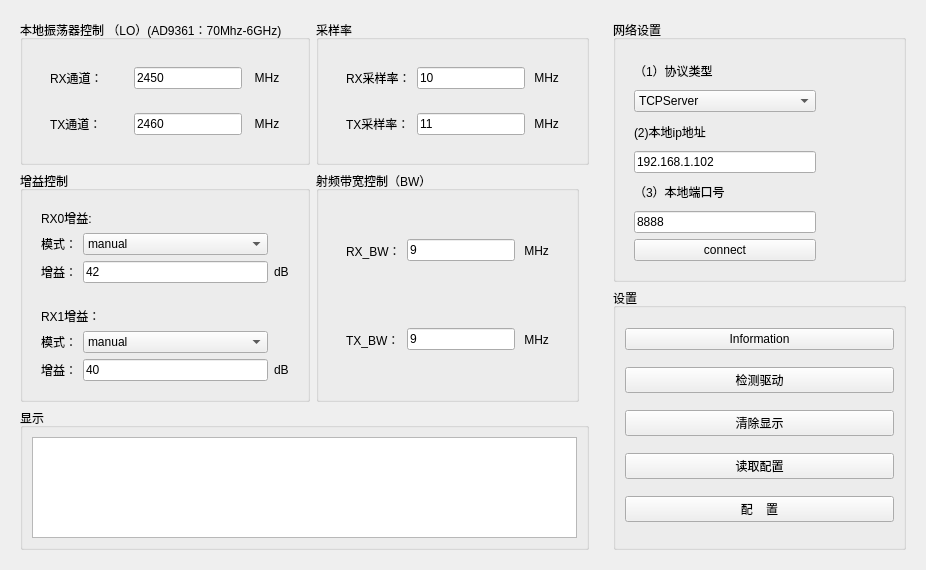
<?xml version="1.0" encoding="UTF-8"?>
<ui version="4.0">
 <class>AD9361Widget</class>
 <widget class="QWidget" name="AD9361Widget">
  <property name="geometry">
   <rect>
    <x>0</x>
    <y>0</y>
    <width>926</width>
    <height>570</height>
   </rect>
  </property>
  <property name="windowTitle">
   <string>Form</string>
  </property>
  <layout class="QGridLayout" name="gridLayout_4">
   <item row="0" column="0">
    <widget class="QWidget" name="widget_10" native="true">
     <layout class="QGridLayout" name="gridLayout_3">
      <item row="0" column="0">
       <widget class="QGroupBox" name="groupBox">
        <property name="title">
         <string>本地振荡器控制 （LO）(AD9361：70Mhz-6GHz)</string>
        </property>
        <layout class="QVBoxLayout" name="verticalLayout_7">
         <item>
          <widget class="QWidget" name="widget" native="true">
           <layout class="QVBoxLayout" name="verticalLayout">
            <item>
             <widget class="QWidget" name="widget_2" native="true">
              <layout class="QHBoxLayout" name="horizontalLayout">
               <item>
                <widget class="QLabel" name="label_LORX">
                 <property name="text">
                  <string>RX通道：</string>
                 </property>
                </widget>
               </item>
               <item>
                <widget class="QLineEdit" name="lineEdit_LORX">
                 <property name="sizePolicy">
                  <sizepolicy hsizetype="Fixed" vsizetype="Fixed">
                   <horstretch>0</horstretch>
                   <verstretch>0</verstretch>
                  </sizepolicy>
                 </property>
                 <property name="text">
                  <string>2450</string>
                 </property>
                </widget>
               </item>
               <item>
                <widget class="QLabel" name="label_2">
                 <property name="sizePolicy">
                  <sizepolicy hsizetype="Fixed" vsizetype="Preferred">
                   <horstretch>0</horstretch>
                   <verstretch>0</verstretch>
                  </sizepolicy>
                 </property>
                 <property name="text">
                  <string>  MHz</string>
                 </property>
                </widget>
               </item>
              </layout>
             </widget>
            </item>
            <item>
             <widget class="QWidget" name="widget_3" native="true">
              <layout class="QHBoxLayout" name="horizontalLayout_2">
               <item>
                <widget class="QLabel" name="label_LOTX">
                 <property name="text">
                  <string>TX通道：</string>
                 </property>
                </widget>
               </item>
               <item>
                <widget class="QLineEdit" name="lineEdit_LOTX">
                 <property name="sizePolicy">
                  <sizepolicy hsizetype="Fixed" vsizetype="Fixed">
                   <horstretch>0</horstretch>
                   <verstretch>0</verstretch>
                  </sizepolicy>
                 </property>
                 <property name="text">
                  <string>2460</string>
                 </property>
                </widget>
               </item>
               <item>
                <widget class="QLabel" name="label_3">
                 <property name="sizePolicy">
                  <sizepolicy hsizetype="Fixed" vsizetype="Preferred">
                   <horstretch>0</horstretch>
                   <verstretch>0</verstretch>
                  </sizepolicy>
                 </property>
                 <property name="text">
                  <string>  MHz</string>
                 </property>
                </widget>
               </item>
              </layout>
             </widget>
            </item>
           </layout>
          </widget>
         </item>
        </layout>
       </widget>
      </item>
      <item row="3" column="0" colspan="3">
       <widget class="QGroupBox" name="groupBox_4">
        <property name="title">
         <string>显示</string>
        </property>
        <layout class="QHBoxLayout" name="horizontalLayout_8">
         <item>
          <widget class="QTextEdit" name="textEdit_display"/>
         </item>
        </layout>
       </widget>
      </item>
      <item row="1" column="0">
       <widget class="QGroupBox" name="groupBox_3">
        <property name="title">
         <string>增益控制</string>
        </property>
        <layout class="QVBoxLayout" name="verticalLayout_9">
         <item>
          <widget class="QWidget" name="widget_11" native="true">
           <layout class="QGridLayout" name="gridLayout">
            <item row="1" column="0">
             <widget class="QLabel" name="label_RX0_mode">
              <property name="sizePolicy">
               <sizepolicy hsizetype="Preferred" vsizetype="Preferred">
                <horstretch>0</horstretch>
                <verstretch>0</verstretch>
               </sizepolicy>
              </property>
              <property name="text">
               <string>模式：</string>
              </property>
             </widget>
            </item>
            <item row="2" column="1">
             <widget class="QLineEdit" name="lineEdit_RX0_Gain">
              <property name="sizePolicy">
               <sizepolicy hsizetype="Expanding" vsizetype="Fixed">
                <horstretch>0</horstretch>
                <verstretch>0</verstretch>
               </sizepolicy>
              </property>
              <property name="text">
               <string>42</string>
              </property>
             </widget>
            </item>
            <item row="2" column="0">
             <widget class="QLabel" name="label_RX0_Gain_valid">
              <property name="sizePolicy">
               <sizepolicy hsizetype="Preferred" vsizetype="Preferred">
                <horstretch>0</horstretch>
                <verstretch>0</verstretch>
               </sizepolicy>
              </property>
              <property name="text">
               <string>增益：</string>
              </property>
             </widget>
            </item>
            <item row="2" column="2">
             <widget class="QLabel" name="label_16">
              <property name="text">
               <string>dB</string>
              </property>
             </widget>
            </item>
            <item row="1" column="1">
             <widget class="QComboBox" name="comboBox_RX0_GainMode">
              <property name="sizePolicy">
               <sizepolicy hsizetype="MinimumExpanding" vsizetype="Preferred">
                <horstretch>0</horstretch>
                <verstretch>0</verstretch>
               </sizepolicy>
              </property>
              <item>
               <property name="text">
                <string>manual</string>
               </property>
              </item>
              <item>
               <property name="text">
                <string>slow_attack</string>
               </property>
              </item>
              <item>
               <property name="text">
                <string>hybrid</string>
               </property>
              </item>
              <item>
               <property name="text">
                <string>fast_attack</string>
               </property>
              </item>
             </widget>
            </item>
            <item row="0" column="0" colspan="2">
             <widget class="QLabel" name="label_RX0_Gain">
              <property name="text">
               <string>RX0增益:</string>
              </property>
             </widget>
            </item>
           </layout>
          </widget>
         </item>
         <item>
          <widget class="QWidget" name="widget_12" native="true">
           <property name="sizePolicy">
            <sizepolicy hsizetype="Preferred" vsizetype="Preferred">
             <horstretch>0</horstretch>
             <verstretch>0</verstretch>
            </sizepolicy>
           </property>
           <layout class="QGridLayout" name="gridLayout_2">
            <item row="2" column="1">
             <widget class="QLineEdit" name="lineEdit_RX1_Gain">
              <property name="text">
               <string>40</string>
              </property>
             </widget>
            </item>
            <item row="1" column="1">
             <widget class="QComboBox" name="comboBox_RX1_GainMode">
              <item>
               <property name="text">
                <string>manual</string>
               </property>
              </item>
              <item>
               <property name="text">
                <string>slow_attack</string>
               </property>
              </item>
              <item>
               <property name="text">
                <string>hybrid</string>
               </property>
              </item>
              <item>
               <property name="text">
                <string>fast_attack</string>
               </property>
              </item>
             </widget>
            </item>
            <item row="2" column="0">
             <widget class="QLabel" name="label_RX1_Gain_valid">
              <property name="text">
               <string>增益：</string>
              </property>
             </widget>
            </item>
            <item row="1" column="0">
             <widget class="QLabel" name="label_RX1_mode">
              <property name="text">
               <string>模式：</string>
              </property>
             </widget>
            </item>
            <item row="0" column="0" colspan="2">
             <widget class="QLabel" name="label_RX1_Gain">
              <property name="text">
               <string>RX1增益：</string>
              </property>
             </widget>
            </item>
            <item row="2" column="2">
             <widget class="QLabel" name="label_17">
              <property name="text">
               <string>dB</string>
              </property>
             </widget>
            </item>
           </layout>
          </widget>
         </item>
        </layout>
       </widget>
      </item>
      <item row="0" column="1" colspan="2">
       <widget class="QGroupBox" name="groupBox_6">
        <property name="title">
         <string>采样率</string>
        </property>
        <layout class="QVBoxLayout" name="verticalLayout_11">
         <item>
          <widget class="QWidget" name="widget_4" native="true">
           <layout class="QVBoxLayout" name="verticalLayout_2">
            <item>
             <widget class="QWidget" name="widget_5" native="true">
              <layout class="QHBoxLayout" name="horizontalLayout_3">
               <item>
                <widget class="QLabel" name="label_RX_SampleRate">
                 <property name="text">
                  <string>RX采样率：</string>
                 </property>
                </widget>
               </item>
               <item>
                <widget class="QLineEdit" name="lineEdit_RX_SampleRate">
                 <property name="sizePolicy">
                  <sizepolicy hsizetype="Fixed" vsizetype="Fixed">
                   <horstretch>0</horstretch>
                   <verstretch>0</verstretch>
                  </sizepolicy>
                 </property>
                 <property name="text">
                  <string>10</string>
                 </property>
                </widget>
               </item>
               <item>
                <widget class="QLabel" name="label_5">
                 <property name="sizePolicy">
                  <sizepolicy hsizetype="Fixed" vsizetype="Preferred">
                   <horstretch>0</horstretch>
                   <verstretch>0</verstretch>
                  </sizepolicy>
                 </property>
                 <property name="text">
                  <string> MHz</string>
                 </property>
                </widget>
               </item>
              </layout>
             </widget>
            </item>
            <item>
             <widget class="QWidget" name="widget_6" native="true">
              <layout class="QHBoxLayout" name="horizontalLayout_4">
               <item>
                <widget class="QLabel" name="label_TX_SampleRate">
                 <property name="text">
                  <string>TX采样率：</string>
                 </property>
                </widget>
               </item>
               <item>
                <widget class="QLineEdit" name="lineEdit_TX_SampleRate">
                 <property name="sizePolicy">
                  <sizepolicy hsizetype="Fixed" vsizetype="Fixed">
                   <horstretch>0</horstretch>
                   <verstretch>0</verstretch>
                  </sizepolicy>
                 </property>
                 <property name="text">
                  <string>11</string>
                 </property>
                </widget>
               </item>
               <item>
                <widget class="QLabel" name="label_6">
                 <property name="sizePolicy">
                  <sizepolicy hsizetype="Fixed" vsizetype="Preferred">
                   <horstretch>0</horstretch>
                   <verstretch>0</verstretch>
                  </sizepolicy>
                 </property>
                 <property name="text">
                  <string> MHz</string>
                 </property>
                </widget>
               </item>
              </layout>
             </widget>
            </item>
           </layout>
          </widget>
         </item>
        </layout>
       </widget>
      </item>
      <item row="1" column="1">
       <widget class="QGroupBox" name="groupBox_2">
        <property name="title">
         <string>射频带宽控制（BW）</string>
        </property>
        <layout class="QVBoxLayout" name="verticalLayout_8">
         <item>
          <widget class="QWidget" name="widget_7" native="true">
           <layout class="QVBoxLayout" name="verticalLayout_3">
            <item>
             <widget class="QWidget" name="widget_8" native="true">
              <layout class="QHBoxLayout" name="horizontalLayout_5">
               <item>
                <widget class="QLabel" name="label_RX_BW">
                 <property name="text">
                  <string>RX_BW：</string>
                 </property>
                </widget>
               </item>
               <item>
                <widget class="QLineEdit" name="lineEdit_RX_BW">
                 <property name="sizePolicy">
                  <sizepolicy hsizetype="Fixed" vsizetype="Fixed">
                   <horstretch>0</horstretch>
                   <verstretch>0</verstretch>
                  </sizepolicy>
                 </property>
                 <property name="text">
                  <string>9</string>
                 </property>
                </widget>
               </item>
               <item>
                <widget class="QLabel" name="label_8">
                 <property name="sizePolicy">
                  <sizepolicy hsizetype="Fixed" vsizetype="Preferred">
                   <horstretch>0</horstretch>
                   <verstretch>0</verstretch>
                  </sizepolicy>
                 </property>
                 <property name="text">
                  <string> MHz</string>
                 </property>
                </widget>
               </item>
              </layout>
             </widget>
            </item>
            <item>
             <widget class="QWidget" name="widget_9" native="true">
              <layout class="QHBoxLayout" name="horizontalLayout_6">
               <item>
                <widget class="QLabel" name="label_TX_BW">
                 <property name="text">
                  <string>TX_BW：</string>
                 </property>
                </widget>
               </item>
               <item>
                <widget class="QLineEdit" name="lineEdit_TX_BW">
                 <property name="sizePolicy">
                  <sizepolicy hsizetype="Fixed" vsizetype="Fixed">
                   <horstretch>0</horstretch>
                   <verstretch>0</verstretch>
                  </sizepolicy>
                 </property>
                 <property name="text">
                  <string>9</string>
                 </property>
                </widget>
               </item>
               <item>
                <widget class="QLabel" name="label_9">
                 <property name="sizePolicy">
                  <sizepolicy hsizetype="Fixed" vsizetype="Preferred">
                   <horstretch>0</horstretch>
                   <verstretch>0</verstretch>
                  </sizepolicy>
                 </property>
                 <property name="text">
                  <string> MHz</string>
                 </property>
                </widget>
               </item>
              </layout>
             </widget>
            </item>
           </layout>
          </widget>
         </item>
        </layout>
       </widget>
      </item>
     </layout>
    </widget>
   </item>
   <item row="0" column="1">
    <widget class="QWidget" name="widget_14" native="true">
     <layout class="QVBoxLayout" name="verticalLayout_12">
      <item>
       <widget class="QGroupBox" name="groupBox_5">
        <property name="title">
         <string>网络设置</string>
        </property>
        <layout class="QVBoxLayout" name="verticalLayout_6">
         <item>
          <widget class="QWidget" name="widgetNetSet" native="true">
           <property name="maximumSize">
            <size>
             <width>200</width>
             <height>300</height>
            </size>
           </property>
           <layout class="QVBoxLayout" name="verticalLayout_5">
            <item>
             <widget class="QLabel" name="label_18">
              <property name="text">
               <string>（1）协议类型</string>
              </property>
             </widget>
            </item>
            <item>
             <widget class="QComboBox" name="comboBoxNet">
              <item>
               <property name="text">
                <string>TCPServer</string>
               </property>
              </item>
              <item>
               <property name="text">
                <string>TCPClinet</string>
               </property>
              </item>
              <item>
               <property name="text">
                <string>UDP</string>
               </property>
              </item>
             </widget>
            </item>
            <item>
             <widget class="QLabel" name="label_addr">
              <property name="text">
               <string>(2)本地ip地址</string>
              </property>
             </widget>
            </item>
            <item>
             <widget class="QLineEdit" name="lineEditIp">
              <property name="text">
               <string>192.168.1.102</string>
              </property>
             </widget>
            </item>
            <item>
             <widget class="QLabel" name="label_port">
              <property name="text">
               <string>（3）本地端口号</string>
              </property>
             </widget>
            </item>
            <item>
             <widget class="QLineEdit" name="lineEditPort">
              <property name="text">
               <string>8888</string>
              </property>
             </widget>
            </item>
            <item>
             <widget class="QPushButton" name="Buttonconcect">
              <property name="text">
               <string>connect</string>
              </property>
             </widget>
            </item>
           </layout>
          </widget>
         </item>
        </layout>
       </widget>
      </item>
      <item>
       <widget class="QGroupBox" name="groupBox_7">
        <property name="title">
         <string>设置</string>
        </property>
        <layout class="QVBoxLayout" name="verticalLayout_4">
         <item>
          <widget class="QPushButton" name="pushButton">
           <property name="text">
            <string>Information</string>
           </property>
          </widget>
         </item>
         <item>
          <widget class="QPushButton" name="pushButton_check">
           <property name="text">
            <string>检测驱动</string>
           </property>
          </widget>
         </item>
         <item>
          <widget class="QPushButton" name="pushButton_cleardisplay">
           <property name="text">
            <string>清除显示</string>
           </property>
          </widget>
         </item>
         <item>
          <widget class="QPushButton" name="pushButton_readpara">
           <property name="text">
            <string>读取配置</string>
           </property>
          </widget>
         </item>
         <item>
          <widget class="QPushButton" name="pushButton_config">
           <property name="text">
            <string>配    置</string>
           </property>
          </widget>
         </item>
        </layout>
       </widget>
      </item>
     </layout>
    </widget>
   </item>
  </layout>
 </widget>
 <resources/>
 <connections/>
</ui>
